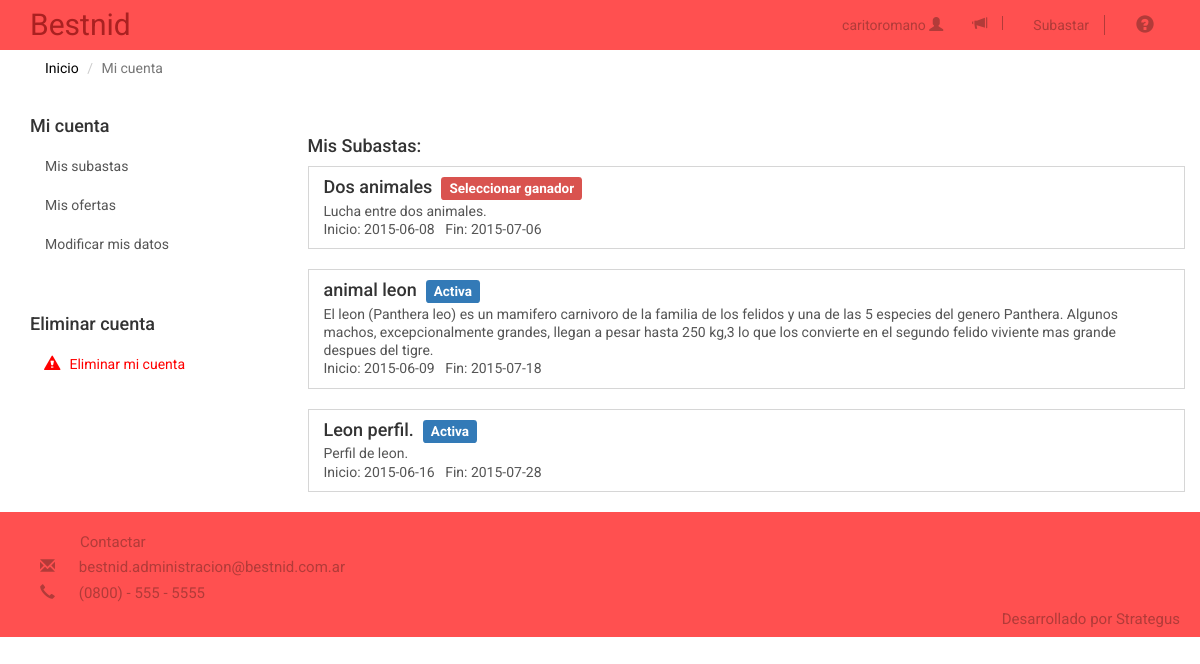
Page /Demo01/perfil.php (signed in) on the committed database.
### tables this page shows
CREATE TABLE IF NOT EXISTS `publicacion` (
`idPublicacion` int(11) NOT NULL,
  `fecha_inicio` date NOT NULL,
  `fecha_fin` date NOT NULL,
  `finalizado` tinyint(1) NOT NULL,
  `titulo` varchar(45) NOT NULL,
  `descripcion` varchar(300) DEFAULT NULL,
  `foto` longblob NOT NULL,
  `Usuario_nombre_usuario` varchar(45) NOT NULL,
  `Categoria_idCategoria` int(11) NOT NULL,
  `fecha_pago` date DEFAULT NULL
);

### Demo01/misSubastas.php (the view, shortened to what this page needs)
<?php
	include("conexion.php");
	$con=mysql_connect($host,$user,$pw) or die ("problemas al conectar");
	$user=$_SESSION['username'];
	$resultado = mysql_query("SELECT *
								FROM publicacion
								WHERE Usuario_nombre_usuario='$user'",$con);
	$fecha_actual= date("Y-m-d");
	echo '<h4>Mis Subastas: </h4>';
	if (mysql_num_rows($resultado)>0) {
		while ($publicacion=mysql_fetch_array($resultado)) {
			if ($publicacion['fecha_fin']<$fecha_actual) {
				$q = mysql_query("SELECT *
									FROM oferta
									WHERE Publicacion_idPublicacion='$publicacion[idPublicacion]'
									AND ganador = 1",$con);
				if (mysql_num_rows($q)>0) {
					$ganador = $q['Usuario_nombre_usuario'];
					if ($publicacion['fecha_pago']!=null) {
						$label='<span class="label label-success">Finalizada</span>';
						$fecha_pago=$publicacion['fecha_pago'];
					}else{
						$label='<span class="label label-warning">Pago pendiente</span>';
					}
				}else{
					$label='<span class="label label-danger">Seleccionar ganador</span>';
				}
			}else{
				$label='<span class="label label-primary">Activa</span>';
			}
			echo   '<div class="list-group" style="border: solid 1px #D6D6D6;">
						  <a href="subasta.php?subID='.$publicacion['idPublicacion'].'" class="list-group-item">
						    <h4 class="list-group-item-heading">'.$publicacion['titulo'].'&nbsp;&nbsp;'.$label.'</h4>
						    <p class="list-group-item-text">'.$publicacion['descripcion'].'</p>
						    <p class="list-group-item-text">Inicio: '.$publicacion['fecha_inicio'].'&nbsp;&nbsp; Fin: '.$publicacion['fecha_fin'].'</p>
						  </a>
						</div>';
		}
	}else{
		echo '<div class="alert alert-warning" role="alert">"Usted no ha publicado ninguna subasta."</div>';
	}
?>

### Demo01/perfil.php (shortened to what this page needs)
<!DOCTYPE html>
<html lang = "es">
<head>
	<link rel="stylesheet" href="css/bootstrap.min.css">
	<link rel="stylesheet" href="css/estilos.css">
	<link rel="stylesheet" href="css/estilosBestnid.css">
</head>
<body>
	<header>
		<nav class="navbar navbar-inverse navbar-static-top" role="navigation">
			<div class="container">
				<div class="navbar-header">
					<a href="sesioniniciada.php" class="navbar-brand">Bestnid</a>
				</div>
				<div class="collapse navbar-collapse pull-right" id="navegacion-fm">
					<a href="#" class="glyphicon glyphicon-question-sign btn-lg" id="ayuda"></a>
					<a href="registrosubasta.php" class="" id="inicio">Subastar</a>
					<a href="#notif" class="glyphicon glyphicon-bullhorn" data-toggle="modal"  id="inicio"></a>
					<span class="dropdown">
						<li class="dropdown dropdown-user pull-right nav navbar-nav">
							<a href="#" id="nombreusuario" class="dropdown-toggle" data-toggle="dropdown" role="button"><?php echo $_SESSION['username']." "; ?><span class="glyphicon glyphicon-user"></span></a>
								<?php include("esAdministrador.php"); ?>
						</li>
					</span>
				</div>
			</div>
		</nav>
	</header>
	<section class="main container">
		<section class="container">
			<div class="miga-de-pan col-md-9 ">
				<ol class="breadcrumb pull-left">
					<li><a href="sesioniniciada.php" id="migaja">Inicio</a></li>
					<li class="active">Mi cuenta</li>
				</ol>
			</div>
		</section>
		<div class="row">
			<section class="posts container col-md-9 pull-right" id="sectionSubastas">
				<div class="row" id="perfil">
				<?php include('misSubastas.php'); ?>
				</div>
			</section>
			<aside class="col-md-3 hidden-xs hidden-sm">
				<h4>Mi cuenta</h4>
				<div class="list-group" id="divCategorias">
					<a class="list-group-item" id="misSubastas" href="#">Mis subastas</a>
					<a class="list-group-item" id="misOfertas" href="#">Mis ofertas</a>
					<a class="list-group-item" id="modificarDatos" href="#">Modificar mis datos</a>
				</div>
				<br>
				<h4>Eliminar cuenta</h4>
				<div class="list-group" id="divCategorias">
					<a class="list-group-item alert" id="eliminarCuenta" href="#" style="background-color: ; color: red;">
					<span class="glyphicon glyphicon-alert" style="color: red;" aria-hidden="true"></span>&nbsp;&nbsp;
					Eliminar mi cuenta</a>
				</div>
			</aside>
		</div>
	</section>
	<footer id="foot">
		<a href="#contactar" id="contacto" data-toggle="modal">Contactar</a><br>
		<span class="glyphicon glyphicon-envelope" id="correo"></span>
		<span> bestnid.administracion@bestnid.com.ar </span><br>
		<span class="glyphicon glyphicon-earphone" id="correo"></span>
		<span> (0800) - 555 - 5555 </span><br>
		<span id="creds"> Desarrollado por Strategus </span>
	</footer>
</body>
</html>

### Demo01/css/estilos.css (style rules this page uses)
body { font-family: 'Roboto', sans-serif; }
#ayuda { color:#B23B39; float: right; margin-top: 1px; size: 30px; }
#inicio, #inicio:focus { outline:0 none; }
#inicio { margin: 15px; padding-right: 15px; float: right; color: #B23B39; border-right: 1px solid #B23B39; }
#nombreusuario { margin: 15px; padding-right: 0px; float: right; color: #B23B39; }
#navegacion-fm { float: right; }
.navbar { margin-bottom: 0px; border-bottom: 0px; background: #FF5050; }
.navbar-header .navbar-brand { font-size: 30px; color: #B23B39; }
#migaja { color: #000000; }
#foot { font-size: 15px; background: #FF5050; color: #B23B39; padding: 20px; height: 125px; }
#creds { float: right; margin-bottom: 50px; }
#foot span { margin-top: 5px; margin-bottom: 5px; margin-left: 20px; }
#foot #contacto { margin-left: 60px; }
#foot #contacto:link { color: #B23B39; }
a { color: #000000; }
#navegacion-fm { float: right; width: 1000px; }

### Demo01/css/estilosBestnid.css (style rules this page uses)
.navbar { margin-bottom: 0; background: #FF5050; border: 0px; }
.navbar .navbar-brand { color :#AA2121; }
.breadcrumb { background-color: #fff; }
.list-group a { border: 0px; }
.posts { margin-top: 20px; }
.dropdown { margin-top: 0px; margin-right: 50px; }
.dropdown-user { margin: 0; }
.dropdown-toggle { color:#8B8F94; }
.breadcrumb { padding-left: 0px; }
.miga-de-pan { padding-left: 0px; }

### rows in the picture
publicacion: titulo "Dos animales", shows "Seleccionar ganador", descripcion "Lucha entre dos animales.", fecha_inicio "2015-06-08", fecha_fin "2015-07-06"
publicacion: titulo "animal leon", shows "Activa", descripcion "El leon (Panthera leo) es un mamifero carnivoro de la familia de los felidos y una de las 5 especies del genero Panthera. Algunos machos, excepcionalmente grandes, llegan a pesar hasta 250 kg,3 lo que los convierte en el segundo felido viviente mas grande despues del tigre.", fecha_inicio "2015-06-09", fecha_fin "2015-07-18"
publicacion: titulo "Leon perfil.", shows "Activa", descripcion "Perfil de leon.", fecha_inicio "2015-06-16", fecha_fin "2015-07-28"

### other values in the picture
$_SESSION['username'] "caritoromano"
